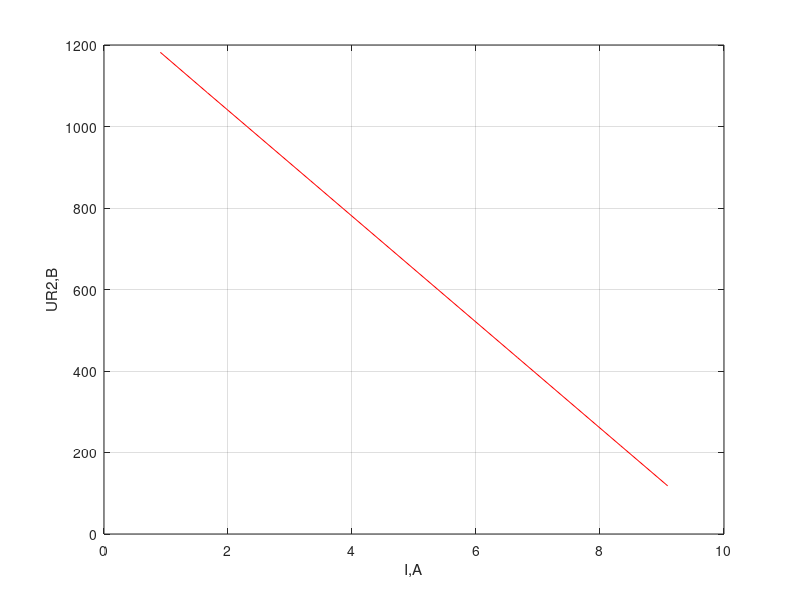
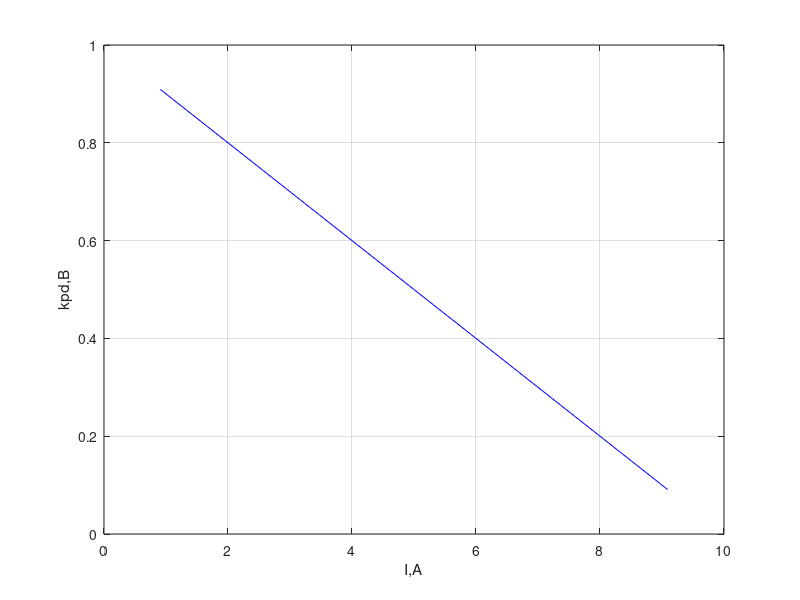
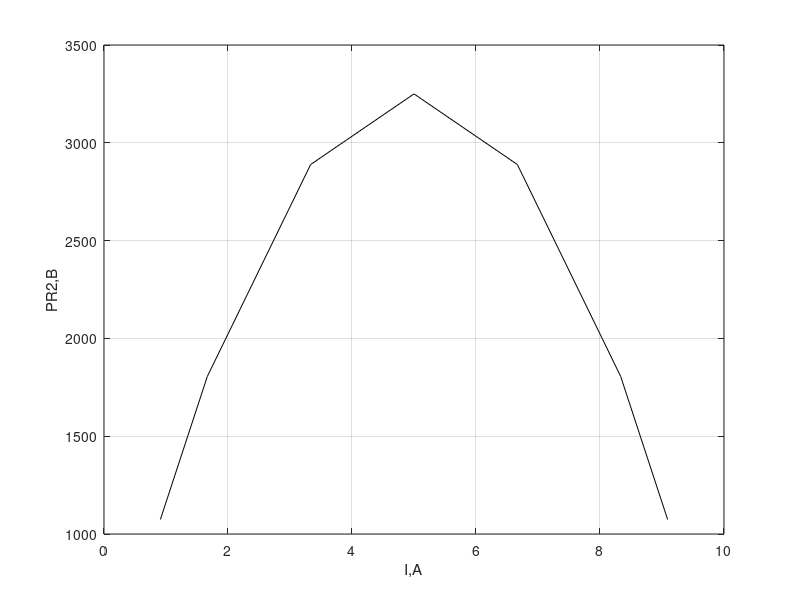

The MATLAB source for these figures, in order:
%Построение графиков
UR2 = [1182 1083 866.7 650 433.3 216.7 118.2];
I = [0.9091 1.667 3.333 5 6.667 8.333 9.091];
figure(1);
plot(I,UR2,'red');
grid;
xlabel('I,A');
ylabel('UR2,B');
kpd = [0.9091 0.8333 0.6667 0.5 0.3333 0.1667 0.09091];

figure(2);
plot(I,kpd,'blue');
grid;
xlabel('I,A');
ylabel('kpd,B');
PR2 = [1074 1806 2889 3250 2889 1806 1074];

figure(3);
plot(I,PR2,'black');
grid;
xlabel('I,A');
ylabel('PR2,B');
